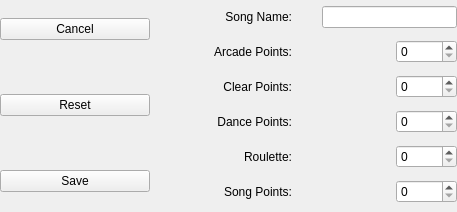
<?xml version="1.0" encoding="UTF-8"?>
<ui version="4.0">
 <class>SongOptions</class>
 <widget class="QWidget" name="SongOptions">
  <property name="geometry">
   <rect>
    <x>0</x>
    <y>0</y>
    <width>457</width>
    <height>212</height>
   </rect>
  </property>
  <property name="windowTitle">
   <string>Form</string>
  </property>
  <layout class="QHBoxLayout" name="horizontalLayout">
   <property name="margin">
    <number>0</number>
   </property>
   <item>
    <layout class="QVBoxLayout" name="verticalLayout">
     <item>
      <widget class="QPushButton" name="cancelButton">
       <property name="sizePolicy">
        <sizepolicy hsizetype="Fixed" vsizetype="Fixed">
         <horstretch>0</horstretch>
         <verstretch>0</verstretch>
        </sizepolicy>
       </property>
       <property name="minimumSize">
        <size>
         <width>150</width>
         <height>0</height>
        </size>
       </property>
       <property name="text">
        <string>Cancel</string>
       </property>
      </widget>
     </item>
     <item>
      <spacer name="verticalSpacer_4">
       <property name="orientation">
        <enum>Qt::Vertical</enum>
       </property>
       <property name="sizeType">
        <enum>QSizePolicy::Preferred</enum>
       </property>
       <property name="sizeHint" stdset="0">
        <size>
         <width>20</width>
         <height>30</height>
        </size>
       </property>
      </spacer>
     </item>
     <item>
      <widget class="QPushButton" name="resetButton">
       <property name="sizePolicy">
        <sizepolicy hsizetype="Fixed" vsizetype="Fixed">
         <horstretch>0</horstretch>
         <verstretch>0</verstretch>
        </sizepolicy>
       </property>
       <property name="minimumSize">
        <size>
         <width>150</width>
         <height>0</height>
        </size>
       </property>
       <property name="text">
        <string>Reset</string>
       </property>
      </widget>
     </item>
     <item>
      <spacer name="verticalSpacer_5">
       <property name="orientation">
        <enum>Qt::Vertical</enum>
       </property>
       <property name="sizeType">
        <enum>QSizePolicy::Preferred</enum>
       </property>
       <property name="sizeHint" stdset="0">
        <size>
         <width>20</width>
         <height>30</height>
        </size>
       </property>
      </spacer>
     </item>
     <item>
      <widget class="QPushButton" name="saveButton">
       <property name="sizePolicy">
        <sizepolicy hsizetype="Fixed" vsizetype="Fixed">
         <horstretch>0</horstretch>
         <verstretch>0</verstretch>
        </sizepolicy>
       </property>
       <property name="minimumSize">
        <size>
         <width>150</width>
         <height>0</height>
        </size>
       </property>
       <property name="text">
        <string>Save</string>
       </property>
      </widget>
     </item>
    </layout>
   </item>
   <item>
    <spacer name="horizontalSpacer">
     <property name="orientation">
      <enum>Qt::Horizontal</enum>
     </property>
     <property name="sizeType">
      <enum>QSizePolicy::Minimum</enum>
     </property>
     <property name="sizeHint" stdset="0">
      <size>
       <width>58</width>
       <height>20</height>
      </size>
     </property>
    </spacer>
   </item>
   <item>
    <layout class="QGridLayout" name="gridLayout">
     <item row="0" column="1">
      <spacer name="horizontalSpacer_10">
       <property name="orientation">
        <enum>Qt::Horizontal</enum>
       </property>
       <property name="sizeType">
        <enum>QSizePolicy::Fixed</enum>
       </property>
       <property name="sizeHint" stdset="0">
        <size>
         <width>18</width>
         <height>20</height>
        </size>
       </property>
      </spacer>
     </item>
     <item row="1" column="0">
      <widget class="QLabel" name="label_4">
       <property name="frameShape">
        <enum>QFrame::NoFrame</enum>
       </property>
       <property name="text">
        <string>Arcade Points:</string>
       </property>
       <property name="alignment">
        <set>Qt::AlignRight|Qt::AlignTrailing|Qt::AlignVCenter</set>
       </property>
      </widget>
     </item>
     <item row="1" column="1" colspan="2">
      <spacer name="horizontalSpacer_5">
       <property name="orientation">
        <enum>Qt::Horizontal</enum>
       </property>
       <property name="sizeHint" stdset="0">
        <size>
         <width>118</width>
         <height>20</height>
        </size>
       </property>
      </spacer>
     </item>
     <item row="1" column="3">
      <widget class="QSpinBox" name="arcadeSpinBox">
       <property name="sizePolicy">
        <sizepolicy hsizetype="Fixed" vsizetype="Fixed">
         <horstretch>0</horstretch>
         <verstretch>0</verstretch>
        </sizepolicy>
       </property>
       <property name="alignment">
        <set>Qt::AlignLeading|Qt::AlignLeft|Qt::AlignVCenter</set>
       </property>
       <property name="maximum">
        <number>10000</number>
       </property>
      </widget>
     </item>
     <item row="2" column="0">
      <widget class="QLabel" name="label_5">
       <property name="frameShadow">
        <enum>QFrame::Plain</enum>
       </property>
       <property name="text">
        <string>Clear Points:</string>
       </property>
       <property name="alignment">
        <set>Qt::AlignRight|Qt::AlignTrailing|Qt::AlignVCenter</set>
       </property>
      </widget>
     </item>
     <item row="2" column="1" colspan="2">
      <spacer name="horizontalSpacer_6">
       <property name="orientation">
        <enum>Qt::Horizontal</enum>
       </property>
       <property name="sizeHint" stdset="0">
        <size>
         <width>40</width>
         <height>20</height>
        </size>
       </property>
      </spacer>
     </item>
     <item row="2" column="3">
      <widget class="QSpinBox" name="clearSpinBox">
       <property name="sizePolicy">
        <sizepolicy hsizetype="Fixed" vsizetype="Fixed">
         <horstretch>0</horstretch>
         <verstretch>0</verstretch>
        </sizepolicy>
       </property>
       <property name="alignment">
        <set>Qt::AlignLeading|Qt::AlignLeft|Qt::AlignVCenter</set>
       </property>
       <property name="maximum">
        <number>10000</number>
       </property>
      </widget>
     </item>
     <item row="3" column="0">
      <widget class="QLabel" name="label_6">
       <property name="text">
        <string>Dance Points:</string>
       </property>
       <property name="alignment">
        <set>Qt::AlignRight|Qt::AlignTrailing|Qt::AlignVCenter</set>
       </property>
      </widget>
     </item>
     <item row="3" column="1" colspan="2">
      <spacer name="horizontalSpacer_7">
       <property name="orientation">
        <enum>Qt::Horizontal</enum>
       </property>
       <property name="sizeHint" stdset="0">
        <size>
         <width>40</width>
         <height>20</height>
        </size>
       </property>
      </spacer>
     </item>
     <item row="3" column="3">
      <widget class="QSpinBox" name="danceSpinBox">
       <property name="sizePolicy">
        <sizepolicy hsizetype="Fixed" vsizetype="Fixed">
         <horstretch>0</horstretch>
         <verstretch>0</verstretch>
        </sizepolicy>
       </property>
       <property name="alignment">
        <set>Qt::AlignLeading|Qt::AlignLeft|Qt::AlignVCenter</set>
       </property>
       <property name="maximum">
        <number>10000</number>
       </property>
      </widget>
     </item>
     <item row="4" column="0">
      <widget class="QLabel" name="label_2">
       <property name="text">
        <string>Roulette:</string>
       </property>
       <property name="alignment">
        <set>Qt::AlignRight|Qt::AlignTrailing|Qt::AlignVCenter</set>
       </property>
      </widget>
     </item>
     <item row="4" column="1" colspan="2">
      <spacer name="horizontalSpacer_8">
       <property name="orientation">
        <enum>Qt::Horizontal</enum>
       </property>
       <property name="sizeHint" stdset="0">
        <size>
         <width>40</width>
         <height>20</height>
        </size>
       </property>
      </spacer>
     </item>
     <item row="4" column="3">
      <widget class="QSpinBox" name="rouletteSpinBox">
       <property name="sizePolicy">
        <sizepolicy hsizetype="Fixed" vsizetype="Fixed">
         <horstretch>0</horstretch>
         <verstretch>0</verstretch>
        </sizepolicy>
       </property>
       <property name="alignment">
        <set>Qt::AlignLeading|Qt::AlignLeft|Qt::AlignVCenter</set>
       </property>
       <property name="maximum">
        <number>10000</number>
       </property>
      </widget>
     </item>
     <item row="5" column="0">
      <widget class="QLabel" name="label_7">
       <property name="text">
        <string>Song Points:</string>
       </property>
       <property name="alignment">
        <set>Qt::AlignRight|Qt::AlignTrailing|Qt::AlignVCenter</set>
       </property>
      </widget>
     </item>
     <item row="5" column="1" colspan="2">
      <spacer name="horizontalSpacer_9">
       <property name="orientation">
        <enum>Qt::Horizontal</enum>
       </property>
       <property name="sizeHint" stdset="0">
        <size>
         <width>40</width>
         <height>20</height>
        </size>
       </property>
      </spacer>
     </item>
     <item row="5" column="3">
      <widget class="QSpinBox" name="spointsSpinBox">
       <property name="sizePolicy">
        <sizepolicy hsizetype="Fixed" vsizetype="Fixed">
         <horstretch>0</horstretch>
         <verstretch>0</verstretch>
        </sizepolicy>
       </property>
       <property name="alignment">
        <set>Qt::AlignLeading|Qt::AlignLeft|Qt::AlignVCenter</set>
       </property>
       <property name="maximum">
        <number>10000</number>
       </property>
      </widget>
     </item>
     <item row="0" column="2" colspan="2">
      <widget class="QLineEdit" name="lineEdit_2">
       <property name="readOnly">
        <bool>true</bool>
       </property>
      </widget>
     </item>
     <item row="0" column="0">
      <widget class="QLabel" name="itemLabel">
       <property name="text">
        <string>Song Name:</string>
       </property>
       <property name="alignment">
        <set>Qt::AlignRight|Qt::AlignTrailing|Qt::AlignVCenter</set>
       </property>
      </widget>
     </item>
    </layout>
   </item>
  </layout>
 </widget>
 <resources/>
 <connections/>
</ui>
